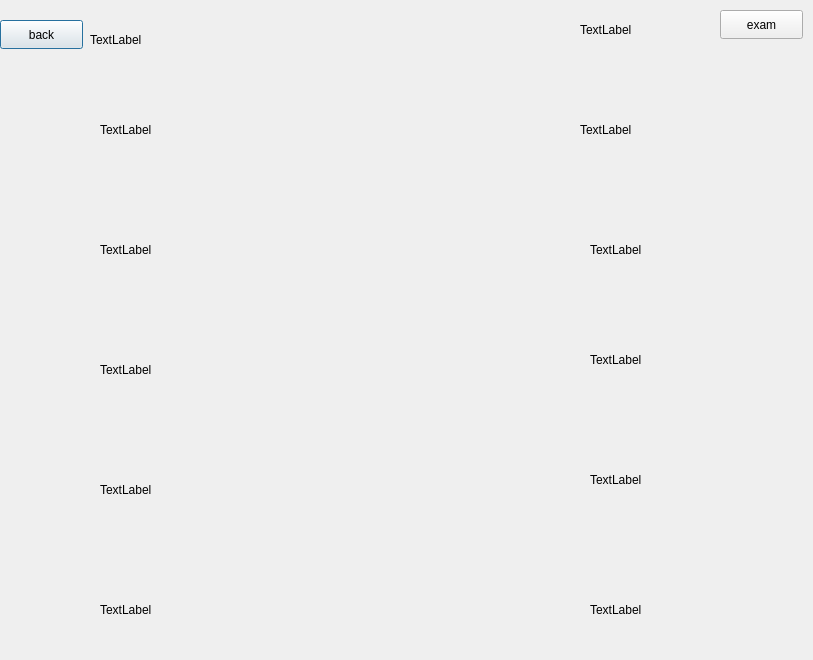
<?xml version="1.0" encoding="UTF-8"?>
<ui version="4.0">
 <class>Dialog</class>
 <widget class="QDialog" name="Dialog">
  <property name="geometry">
   <rect>
    <x>0</x>
    <y>0</y>
    <width>813</width>
    <height>660</height>
   </rect>
  </property>
  <property name="windowTitle">
   <string>Dialog</string>
  </property>
  <widget class="QLabel" name="word8">
   <property name="geometry">
    <rect>
     <x>580</x>
     <y>120</y>
     <width>211</width>
     <height>20</height>
    </rect>
   </property>
   <property name="text">
    <string>TextLabel</string>
   </property>
  </widget>
  <widget class="QLabel" name="word7">
   <property name="geometry">
    <rect>
     <x>580</x>
     <y>20</y>
     <width>211</width>
     <height>20</height>
    </rect>
   </property>
   <property name="text">
    <string>TextLabel</string>
   </property>
  </widget>
  <widget class="QLabel" name="word2">
   <property name="geometry">
    <rect>
     <x>100</x>
     <y>120</y>
     <width>321</width>
     <height>20</height>
    </rect>
   </property>
   <property name="text">
    <string>TextLabel</string>
   </property>
  </widget>
  <widget class="QLabel" name="word3">
   <property name="geometry">
    <rect>
     <x>100</x>
     <y>240</y>
     <width>301</width>
     <height>20</height>
    </rect>
   </property>
   <property name="text">
    <string>TextLabel</string>
   </property>
  </widget>
  <widget class="QLabel" name="word4">
   <property name="geometry">
    <rect>
     <x>100</x>
     <y>360</y>
     <width>331</width>
     <height>20</height>
    </rect>
   </property>
   <property name="text">
    <string>TextLabel</string>
   </property>
  </widget>
  <widget class="QLabel" name="word5">
   <property name="geometry">
    <rect>
     <x>100</x>
     <y>480</y>
     <width>321</width>
     <height>20</height>
    </rect>
   </property>
   <property name="text">
    <string>TextLabel</string>
   </property>
  </widget>
  <widget class="QLabel" name="word6">
   <property name="geometry">
    <rect>
     <x>100</x>
     <y>600</y>
     <width>321</width>
     <height>20</height>
    </rect>
   </property>
   <property name="text">
    <string>TextLabel</string>
   </property>
  </widget>
  <widget class="QLabel" name="word10">
   <property name="geometry">
    <rect>
     <x>590</x>
     <y>350</y>
     <width>201</width>
     <height>20</height>
    </rect>
   </property>
   <property name="text">
    <string>TextLabel</string>
   </property>
  </widget>
  <widget class="QLabel" name="word11">
   <property name="geometry">
    <rect>
     <x>590</x>
     <y>470</y>
     <width>201</width>
     <height>20</height>
    </rect>
   </property>
   <property name="text">
    <string>TextLabel</string>
   </property>
  </widget>
  <widget class="QLabel" name="word12">
   <property name="geometry">
    <rect>
     <x>590</x>
     <y>600</y>
     <width>211</width>
     <height>20</height>
    </rect>
   </property>
   <property name="text">
    <string>TextLabel</string>
   </property>
  </widget>
  <widget class="QLabel" name="word1">
   <property name="geometry">
    <rect>
     <x>90</x>
     <y>30</y>
     <width>341</width>
     <height>20</height>
    </rect>
   </property>
   <property name="text">
    <string>TextLabel</string>
   </property>
  </widget>
  <widget class="QLabel" name="word9">
   <property name="geometry">
    <rect>
     <x>590</x>
     <y>240</y>
     <width>201</width>
     <height>20</height>
    </rect>
   </property>
   <property name="text">
    <string>TextLabel</string>
   </property>
  </widget>
  <widget class="QPushButton" name="pushButton">
   <property name="geometry">
    <rect>
     <x>0</x>
     <y>20</y>
     <width>83</width>
     <height>29</height>
    </rect>
   </property>
   <property name="text">
    <string>back</string>
   </property>
  </widget>
  <widget class="QPushButton" name="pushButton_2">
   <property name="geometry">
    <rect>
     <x>720</x>
     <y>10</y>
     <width>83</width>
     <height>29</height>
    </rect>
   </property>
   <property name="text">
    <string>exam</string>
   </property>
  </widget>
 </widget>
 <resources/>
 <connections/>
</ui>
